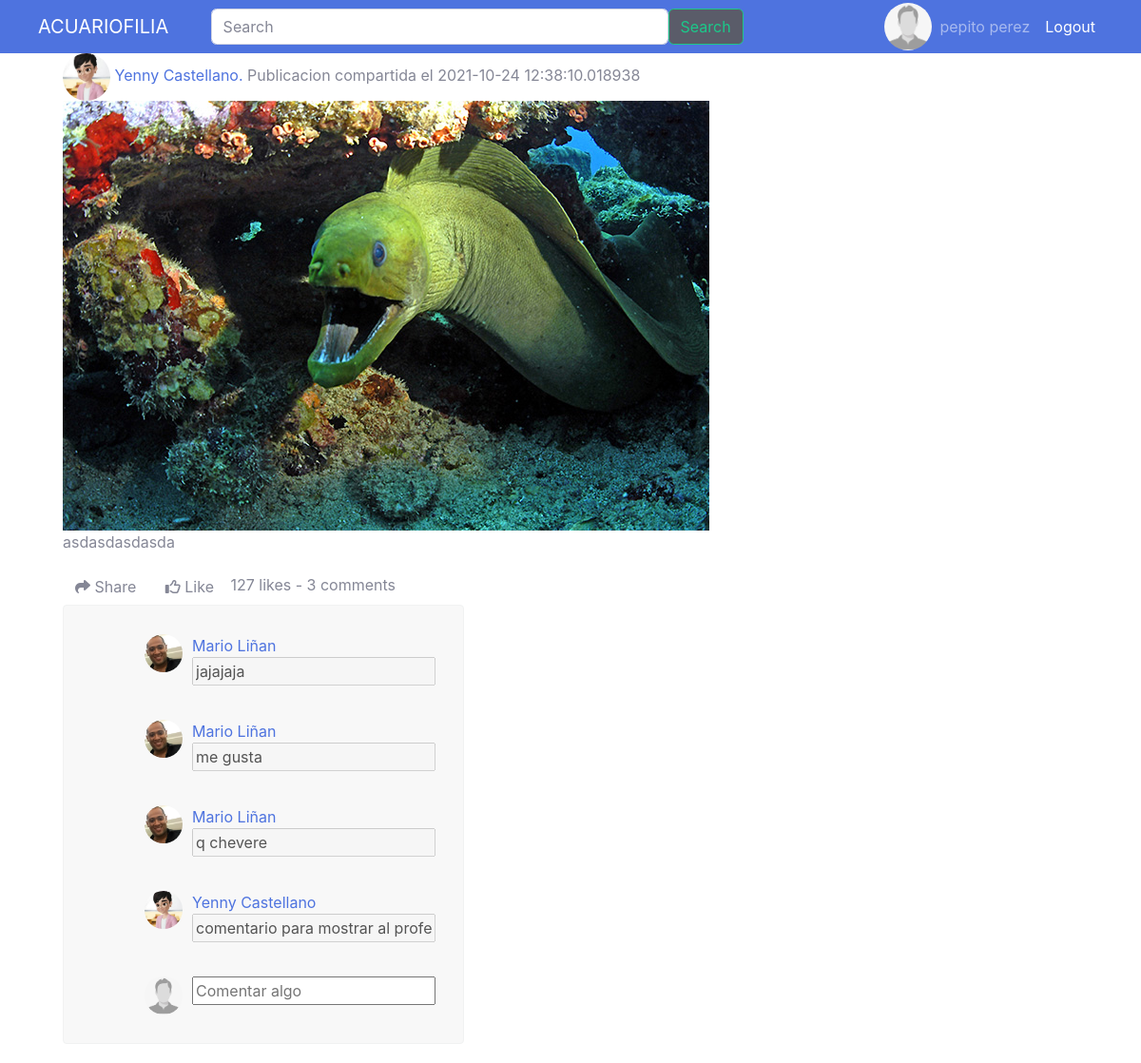
The app's page /postdetail?codigo=12 (signed in) with its own data.
### tables this page shows
CREATE TABLE User (UserId INTEGER PRIMARY KEY AUTOINCREMENT UNIQUE, name VARCHAR (20) NOT NULL, lastName VARCHAR (20) NOT NULL, email VARCHAR (30) UNIQUE NOT NULL, password VARCHAR (200) NOT NULL, birthay DATE NOT NULL, gender CHAR (15) NOT NULL, role INTEGER (1) NOT NULL, CreationDate DATETIME NOT NULL, ProfilePicURL VARCHAR (20) DEFAULT ('vacio.png'), country CHAR (30), phone INTEGER, about CHAR (150), profesion CHAR (40));

CREATE TABLE Post (PostId INTEGER PRIMARY KEY AUTOINCREMENT UNIQUE, PhotoURL CHAR (100) NOT NULL, Title VARCHAR (30) NOT NULL, creationDate DATE NOT NULL, UserId INTEGER REFERENCES User (UserId) ON DELETE CASCADE ON UPDATE CASCADE, Postviews INTEGER (30));

CREATE TABLE Comments (CommentId INTEGER PRIMARY KEY AUTOINCREMENT, Content VARCHAR NOT NULL, PostId INTEGER REFERENCES Post (PostId) ON DELETE CASCADE ON UPDATE CASCADE, UserId INTEGER REFERENCES User (UserId) ON DELETE CASCADE ON UPDATE CASCADE, CreationDate DATETIME NOT NULL);

### main.py (the view)
@app.route('/postdetail')
def postdetail():
    if 'fullname' not in session:
        return redirect('login')
    else:
        idp = request.args.get('codigo')
        sql = f'SELECT * FROM Post , User WHERE User.UserId=Post.UserId AND Post.PostId = {idp}'
        postsel= selectSQLite(sql)
        sql = f'SELECT * from Comments, User WHERE User.UserId=Comments.UserId AND Comments.PostId = {idp}'
        comPost= selectSQLite(sql)
        return render_template("postdetail.html", postsel=postsel,comPost=comPost)

### db.py (called while the page is built)
def get_db():
    try:
        if 'db' not in g:
            print('Connection OK')
            g.db = sqlite3.connect('database.db')
        return g.db
    except Error:
        print(Error)

### main.py (called while the page is built)
def selectSQLite(sql):
    db = get_db()
    cursorObj = db.cursor()
    cursorObj.execute(sql)
    seleccion = cursorObj.fetchall()
    return seleccion

### templates/postdetail.html (shortened to what this page needs)
<!DOCTYPE html>
<html lang="es">
    <head>
        <link href="../static/css/post_style.css" rel="stylesheet">
        <link href="../static/css/sb-admin-2.min.css" rel="stylesheet">
    </head>
    <body>
        <nav class="navbar navbar-expand-lg navbar-dark bg-primary">
            <div class="container-fluid">
                <a class="navbar-brand" href="{{'feed'}}">ACUARIOFILIA</a>
                <form class="d-flex" form action="{{url_for('search')}}" method="post" enctype="multipart/form-data">
                    <input class="form-control me-2" type="search" name="palabra" placeholder="Search" aria-label="Search">
                    <button class="btn btn-outline-success bg-primary bg-dark" type="submit">Search</button>
                </form>
            {% if 'id' in session %}
                <div class="contenedorLogin">
                    <div class="logout">
                        <span class="navbar-text p-2 bd-highlight"> <a href="{{'logout'}}">Logout</a> </span>
                    </div>
                    <div class="fullname">
                        <span class="navbar-text p-2 bd-highlight"> {{ session['fullname'] }} </span>
                    </div>
                    <div class="av-user-icon">
                        <a href="{{url_for('perfil', codigo = session['id']) }}"><img src="../static/images/perfil/{% print(session['foto']) %}" alt="user" class="fotoperfil-md-left"></a>
                    </div>
            {% else %}
                    <span class="navbar-text p-2 bd-highlight"> <a href="{{'login'}}">Login</a> </span>
                </div>
            {% endif %}
            </div>
        </nav>
        <div class="container bootstrap snippets bootdey">
            <div class="col-md-8">
              <div class="box box-widget">
                <div class="box-header with-border">
                  <div class="user-block">
                    <a href="{{url_for('perfil', codigo = session['id']) }}"><img class="fotoperfil-md-left" src="../static/images/perfil/{% print(postsel[0][15]) %}" alt="User Image">
                    <span class="username"><a href="{{url_for('perfil', codigo = postsel[0][4]) }}">{% print(postsel[0][7]+ " " +postsel[0][8]) %}.</a></span>
                    <span class="description">Publicacion compartida el {% print(postsel[0][3]) %}</span>
                  </div>
                </div>
                <div class="box-body" style="display: block;">
                    <img src="../static/images/post/{% print(postsel[0][1]) %}" class="img-fluid" alt="Responsive image">
                    <p>{% print(postsel[0][2]) %}</p>
                    <button type="button" class="btn btn-default btn-xs"><i class="fa fa-share"></i> Share</button>
                    <button type="button" class="btn btn-default btn-xs"><i class="fa fa-thumbs-o-up"></i> Like</button>
                    <span class="pull-right text-muted">127 likes - 3 comments</span>
                </div>
            <div class="post-content ">
                <div class="post-container">
                    <div class="post-detail">
                    {% for com in comPost %}
                    <div class="box-comment">
                        <div class="post-comment" id="{{ com[0] }}">
                            <a href="{{url_for('perfil', codigo = com[3]) }}" class="profile-link"><img src="../static/images/perfil/{% print(com[14]) %}" alt="" class="profile-photo-sm"></a>
                            <p><a href="{{url_for('perfil', codigo = com[3]) }}" class="profile-link">{% print(com[6]) %} {% print(com[7]) %} <br></a>
                                <input type="text" class="nosec" value="{% print(com[1]) %}" disabled>    </p>
                        </div>
                    </div>
                    {% endfor %}
                        <div class="post-comment">
                            <img src="../static/images/perfil/{% print(session['foto']) %}" alt="" class="profile-photo-sm">
                            <form class="flex" form action="{{url_for('addcomm', codigo = postsel[0][0])}}" method="post" enctype="multipart/form-data">
                                    <input type= "text" name="comentario" id="comentario" placeholder="Comentar algo"></textarea>
                            </form>
                        </div>
                    </div>
                </div>
            </div>
        </div>
    </body>
</html>

### static/css/post_style.css (style rules this page uses)
body { margin-top:20px; }
.post-content { background: #f8f8f8; border-radius: 4px; width: 60%; border: 1px solid #f1f2f2; margin-bottom: 20px; overflow: hidden; position: relative; }
.contenedorLogin { height: 40px; width: 350px; display: flex; flex-direction: row-reverse; }
.av-user-icon { align-self: center; }
.d-flex { width: 50%; }
.post-content .post-container { padding: 20px; }
.post-content .post-container .post-detail { margin-left: 65px; position: relative; }
.post-content .post-container .post-detail .post-comment { display: inline-flex; margin: 10px auto; width: 100%; }
.post-content .post-container .post-detail .post-comment img.profile-photo-sm { margin-right: 10px; }
img.fotoperfil-md-left { height: 50px; width: 50px; border-radius: 50%; }
img.profile-photo-sm { height: 40px; width: 40px; border-radius: 50%; }

### records on screen
User: ProfilePicURL (picture), name+lastName "Yenny Castellano", name "Yenny", lastName "Castellano"
Post: creationDate "2021-10-24 12:38:10.018938", PhotoURL (picture), Title "asdasdasdasda"
Comments: ProfilePicURL (picture), Content "jajajaja"
User: name "Mario", lastName "Liñan"
Comments: ProfilePicURL (picture), Content "me gusta"
Comments: ProfilePicURL (picture), Content "q chevere"
Comments: ProfilePicURL (picture), Content "comentario para mostrar al profe"

### other values on screen
{{ session['fullname'] }} "pepito perez"
